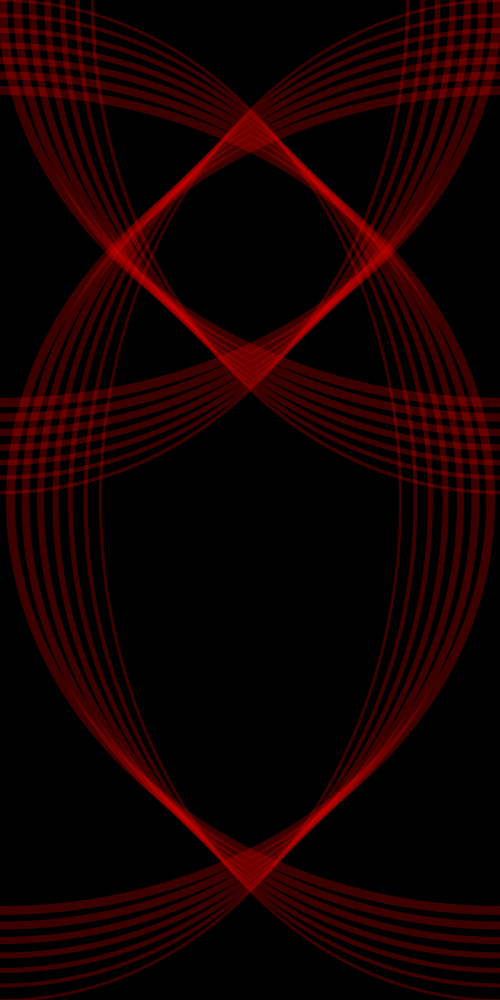
Frame 1 (no input)
Frame 60 (the mouse pressed at the canvas centre just before this capture): identical to frame 1, image omitted
Frame 120 (the mouse held since frame 60 and released just before this capture): identical to frame 1, image omitted

The Processing sketch that drew this single still picture (run headless with seeded random() and noise(); from frame 60 on, the mouse is pressed at the canvas centre):

// Processing sketch: processing_32111
// ── processing_32111.pde

int width = 800;
int height = 1000;
float x1 = 0;
float y1 = 500;
float x2 = 500;
float y2 = 500;
float w = 3;

void setup(){
  size(500,1000);
  background(0);
  smooth();
}

void draw(){
  while(width<1000){
  noFill();
  strokeWeight(w);
  stroke(255,0,0,60);
  ellipse(x1,y1,width,height);
//  x1 = x1+8;
  y1 = 10/y1;
//  width = width + 4;
//  height = height + 4;
  
    noFill();
    strokeWeight(w);
    stroke(255,0,0,60);
    ellipse(x2,y2,width,height);
//    x2 = x2+8;
    y2 = 20/y2;
    width = width + 15;
    height = height - 15;
    w = w+0.5;
  }
  
/*      noFill();
      strokeWeight(2);
      stroke(255,0,0, 25);
      ellipse(x3,y3,width,height);
      x3 = x3-8;
      y3 = y3+8;
      width = width + 4;
      height = height + 4;
 */ 
//  if(y==500);
  //  x=50;
 //   y=0;
}
                                
